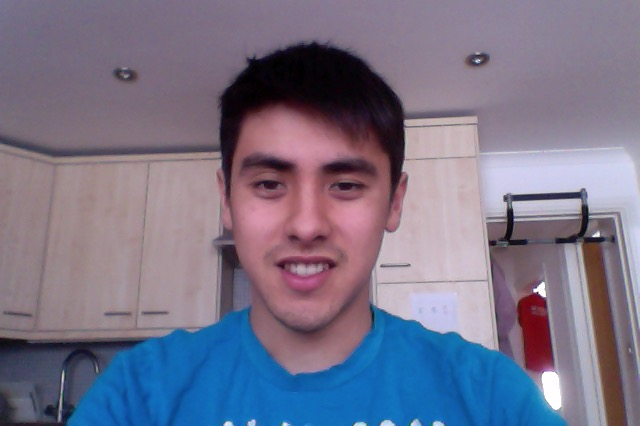
#> input picture kanade_preprocessing/jo.jpg, 640 x 426 px
$ python opencvtest.py   (Python 2 division)
#> lines starting #> are read from the running program, lines starting #| are printed output that depends on the picture; after the words box and inside, x2 and y2 are one past the last pixel; in counts of white or black regions, pixels touching at a corner belong together
__author__ = 'joschlemper'

import cv2
import os
import numpy as np
from matplotlib import pyplot as plt

# Read images
print os.getcwd()

# 0 is for black and white
img = cv2.imread('jo.jpg', 0)
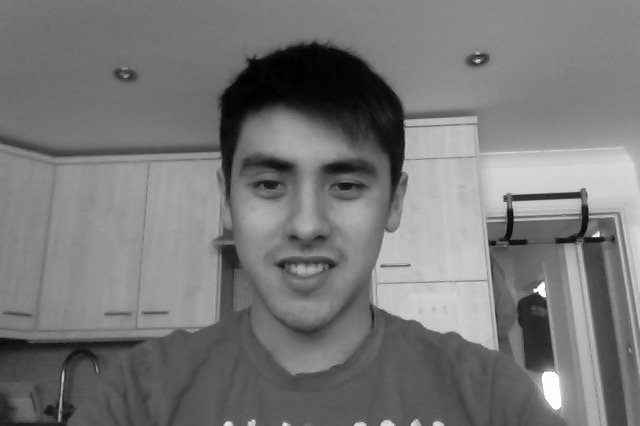
#> img: shape (426, 640); min 0, max 255, mean 119.3

# Detect face
face_cascade = cv2.CascadeClassifier('haarcascade_frontalface_default.xml')

# Transform image
crop_img = []
faces = face_cascade.detectMultiScale(img)
#> faces = [[203, 100, 213, 213]]
# faces = face_cascade.detectMultiScale(img, 1.3, 5)
for (x, y, w, h) in faces:
    assert w == h
    print 'face detected'
    cv2.rectangle(img, (x, y), (x+w, y+h), (255, 0, 0), 2)
    crop_img = img[y:y+h, x:x+h]
#> this loop made 1 pass
#| face detected
#> pass 1, `crop_img = img[y:y+h, x:x+h]`:
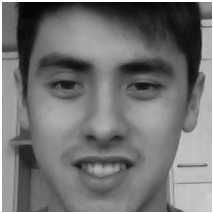
#> crop_img: shape (213, 213); min 3, max 255, mean 115.2
#> after the loop:
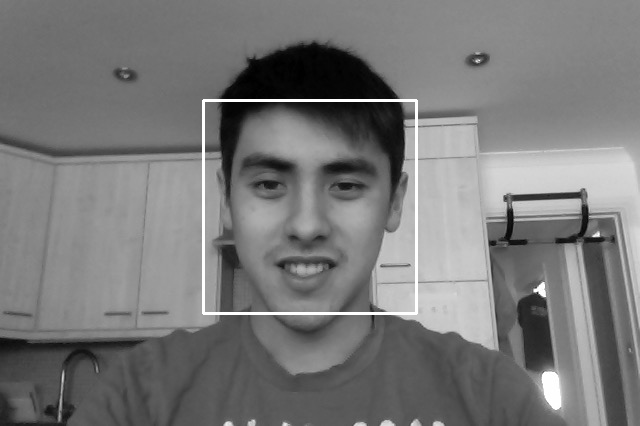
#> img: shape (426, 640); 0.94% of pixels changed, all inside (x1, y1, x2, y2) = (202, 99, 418, 315)

reduced_crop_img = cv2.resize(crop_img, (50, 50))
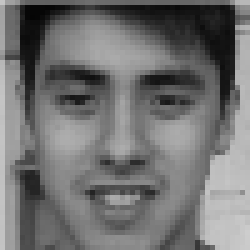
#> reduced_crop_img: shape (50, 50) (shown 5 times larger); min 5, max 205, mean 113.6
cv2.imshow('image', reduced_crop_img)
cv2.waitKey(0)
cv2.destroyAllWindows()
cv2.imwrite('cropped_jo_50_50.png', reduced_crop_img)

# if np.any(img):
#
#     k = cv2.waitKey(0)
#     if k == 27:         # wait for ESC key to exit
#         cv2.destroyAllWindows()
#     elif k == ord('s'): # wait for 's' key to save and exit
#         cv2.imwrite('messigray.png',img)
#         cv2.destroyAllWindows()
#
#     plt.imshow(img, cmap = 'gray', interpolation = 'bicubic')
#     plt.xticks([]), plt.yticks([])  # to hide tick values on X and Y axis
#     plt.show()
